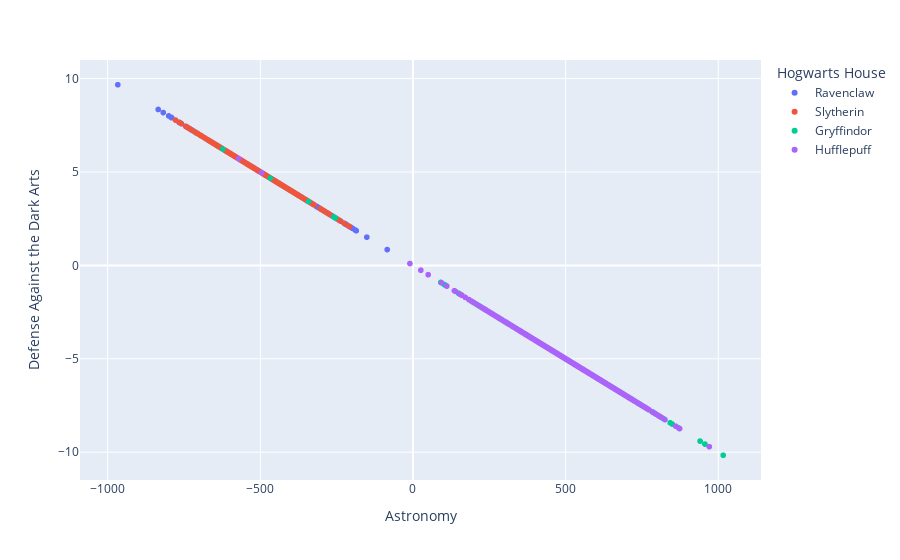

This figure's notebook cell:
### Code cell
import plotly.express as px

#fig = px.scatter(df, x="Astronomy", y="Defense Against the Dark Arts", color="Hogwarts House", animation_frame = "Hogwarts House")
fig = px.scatter(df, x="Astronomy", y="Defense Against the Dark Arts", color="Hogwarts House")

fig.show()

### Figure 1 — Plotly figure (JSON) as saved in the notebook; plotly's stock layout.template omitted (floating-point values rounded to 4 significant figures; data arrays with more than 128 entries replaced by an {"elided": "..."} marker saying what was removed)
{"data": [{"hovertemplate": "Hogwarts House=Ravenclaw<br>Astronomy=%{x}<br>Defense Against the Dark Arts=%{y}<extra></extra>", "legendgroup": "Ravenclaw", "marker": {"color": "#636efa", "symbol": "circle"}, "mode": "markers", "name": "Ravenclaw", "showlegend": true, "type": "scattergl", "x": {"elided": "443 float values"}, "xaxis": "x", "y": {"elided": "443 float values"}, "yaxis": "y"}, {"hovertemplate": "Hogwarts House=Slytherin<br>Astronomy=%{x}<br>Defense Against the Dark Arts=%{y}<extra></extra>", "legendgroup": "Slytherin", "marker": {"color": "#EF553B", "symbol": "circle"}, "mode": "markers", "name": "Slytherin", "showlegend": true, "type": "scattergl", "x": {"elided": "301 float values"}, "xaxis": "x", "y": {"elided": "301 float values"}, "yaxis": "y"}, {"hovertemplate": "Hogwarts House=Gryffindor<br>Astronomy=%{x}<br>Defense Against the Dark Arts=%{y}<extra></extra>", "legendgroup": "Gryffindor", "marker": {"color": "#00cc96", "symbol": "circle"}, "mode": "markers", "name": "Gryffindor", "showlegend": true, "type": "scattergl", "x": {"elided": "327 float values"}, "xaxis": "x", "y": {"elided": "327 float values"}, "yaxis": "y"}, {"hovertemplate": "Hogwarts House=Hufflepuff<br>Astronomy=%{x}<br>Defense Against the Dark Arts=%{y}<extra></extra>", "legendgroup": "Hufflepuff", "marker": {"color": "#ab63fa", "symbol": "circle"}, "mode": "markers", "name": "Hufflepuff", "showlegend": true, "type": "scattergl", "x": {"elided": "529 float values"}, "xaxis": "x", "y": {"elided": "529 float values"}, "yaxis": "y"}], "layout": {"legend": {"title": {"text": "Hogwarts House"}, "tracegroupgap": 0}, "margin": {"t": 60}, "xaxis": {"anchor": "y", "domain": [0, 1], "title": {"text": "Astronomy"}}, "yaxis": {"anchor": "x", "domain": [0, 1], "title": {"text": "Defense Against the Dark Arts"}}}}
